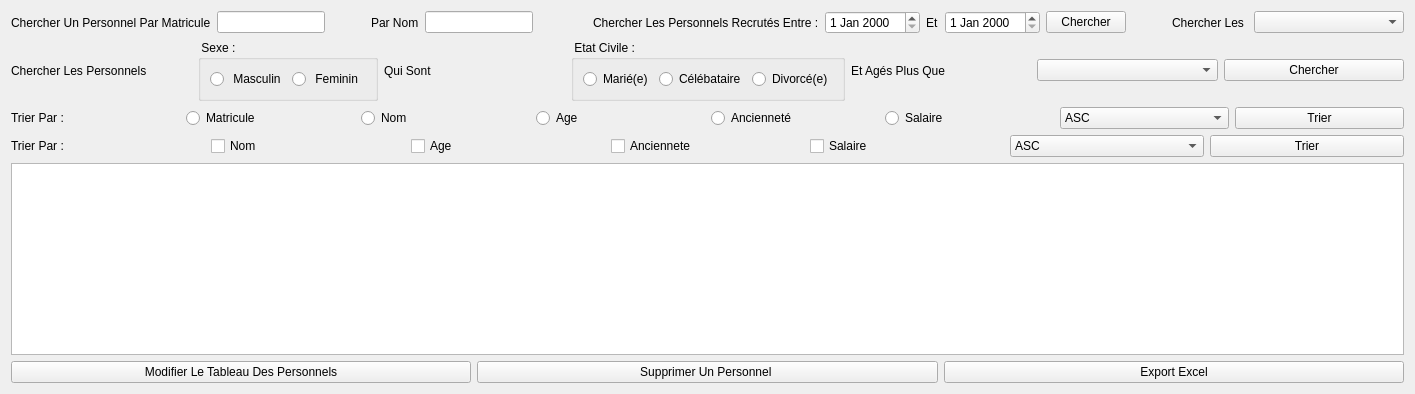
          <widget class="QWidget" name="afficherPers">
           <attribute name="title">
            <string>Afficher Les Personnels</string>
           </attribute>
           <layout class="QGridLayout" name="gridLayout_5">
            <item row="0" column="0">
             <layout class="QVBoxLayout" name="verticalLayout_5">
              <item>
               <layout class="QHBoxLayout" name="horizontalLayout_19">
                <item>
                 <layout class="QHBoxLayout" name="horizontalLayout_12">
                  <item>
                   <widget class="QLabel" name="label_24">
                    <property name="text">
                     <string>Chercher Un Personnel Par Matricule</string>
                    </property>
                   </widget>
                  </item>
                  <item>
                   <widget class="QLineEdit" name="matCh"/>
                  </item>
                 </layout>
                </item>
                <item>
                 <spacer name="horizontalSpacer_3">
                  <property name="orientation">
                   <enum>Qt::Horizontal</enum>
                  </property>
                  <property name="sizeHint" stdset="0">
                   <size>
                    <width>40</width>
                    <height>20</height>
                   </size>
                  </property>
                 </spacer>
                </item>
                <item>
                 <widget class="QLabel" name="label_5">
                  <property name="text">
                   <string>Par Nom</string>
                  </property>
                 </widget>
                </item>
                <item>
                 <widget class="QLineEdit" name="nomCh"/>
                </item>
                <item>
                 <spacer name="horizontalSpacer">
                  <property name="orientation">
                   <enum>Qt::Horizontal</enum>
                  </property>
                  <property name="sizeHint" stdset="0">
                   <size>
                    <width>54</width>
                    <height>20</height>
                   </size>
                  </property>
                 </spacer>
                </item>
                <item>
                 <layout class="QHBoxLayout" name="horizontalLayout_13">
                  <item>
                   <widget class="QLabel" name="label_27">
                    <property name="text">
                     <string>Chercher Les Personnels Recrutés Entre :</string>
                    </property>
                   </widget>
                  </item>
                  <item>
                   <widget class="QDateEdit" name="dateCh1"/>
                  </item>
                  <item>
                   <widget class="QLabel" name="label_28">
                    <property name="text">
                     <string>Et</string>
                    </property>
                   </widget>
                  </item>
                  <item>
                   <widget class="QDateEdit" name="dateCh2"/>
                  </item>
                  <item>
                   <widget class="QPushButton" name="chercherDate">
                    <property name="text">
                     <string>Chercher</string>
                    </property>
                   </widget>
                  </item>
                 </layout>
                </item>
                <item>
                 <spacer name="horizontalSpacer_2">
                  <property name="orientation">
                   <enum>Qt::Horizontal</enum>
                  </property>
                  <property name="sizeHint" stdset="0">
                   <size>
                    <width>40</width>
                    <height>20</height>
                   </size>
                  </property>
                 </spacer>
                </item>
                <item>
                 <layout class="QHBoxLayout" name="horizontalLayout_15">
                  <item>
                   <widget class="QLabel" name="label_29">
                    <property name="text">
                     <string>Chercher Les </string>
                    </property>
                   </widget>
                  </item>
                  <item>
                   <widget class="QComboBox" name="fonctionCh">
                    <item>
                     <property name="text">
                      <string/>
                     </property>
                    </item>
                    <item>
                     <property name="text">
                      <string>Chef De Departement</string>
                     </property>
                    </item>
                    <item>
                     <property name="text">
                      <string>Chef D'Unite</string>
                     </property>
                    </item>
                    <item>
                     <property name="text">
                      <string>Ingenieur</string>
                     </property>
                    </item>
                    <item>
                     <property name="text">
                      <string>Technicien</string>
                     </property>
                    </item>
                    <item>
                     <property name="text">
                      <string>Ouvrier</string>
                     </property>
                    </item>
                    <item>
                     <property name="text">
                      <string>Chercheur</string>
                     </property>
                    </item>
                    <item>
                     <property name="text">
                      <string>Commercial</string>
                     </property>
                    </item>
                    <item>
                     <property name="text">
                      <string/>
                     </property>
                    </item>
                    <item>
                     <property name="text">
                      <string/>
                     </property>
                    </item>
                   </widget>
                  </item>
                 </layout>
                </item>
               </layout>
              </item>
              <item>
               <layout class="QHBoxLayout" name="horizontalLayout_18">
                <item>
                 <widget class="QLabel" name="label_30">
                  <property name="text">
                   <string>Chercher Les Personnels </string>
                  </property>
                 </widget>
                </item>
                <item>
                 <widget class="QGroupBox" name="groupBox_8">
                  <property name="minimumSize">
                   <size>
                    <width>0</width>
                    <height>60</height>
                   </size>
                  </property>
                  <property name="maximumSize">
                   <size>
                    <width>200</width>
                    <height>16777215</height>
                   </size>
                  </property>
                  <property name="title">
                   <string> Sexe :</string>
                  </property>
                  <layout class="QHBoxLayout" name="horizontalLayout_16">
                   <item>
                    <widget class="QRadioButton" name="masculinCh">
                     <property name="text">
                      <string> Masculin</string>
                     </property>
                    </widget>
                   </item>
                   <item>
                    <widget class="QRadioButton" name="femininCh">
                     <property name="text">
                      <string> Feminin</string>
                     </property>
                    </widget>
                   </item>
                  </layout>
                 </widget>
                </item>
                <item>
                 <widget class="QLabel" name="label_31">
                  <property name="text">
                   <string>Qui Sont</string>
                  </property>
                 </widget>
                </item>
                <item>
                 <widget class="QGroupBox" name="groupBox_13">
                  <property name="title">
                   <string> Etat Civile :</string>
                  </property>
                  <layout class="QHBoxLayout" name="horizontalLayout_17">
                   <item>
                    <widget class="QRadioButton" name="marieCh">
                     <property name="text">
                      <string>Marié(e)</string>
                     </property>
                    </widget>
                   </item>
                   <item>
                    <widget class="QRadioButton" name="celebCh">
                     <property name="text">
                      <string>Célébataire</string>
                     </property>
                    </widget>
                   </item>
                   <item>
                    <widget class="QRadioButton" name="divorceCh">
                     <property name="text">
                      <string>Divorcé(e)</string>
                     </property>
                    </widget>
                   </item>
                  </layout>
                 </widget>
                </item>
                <item>
                 <widget class="QLabel" name="label_32">
                  <property name="text">
                   <string>Et Agés Plus Que</string>
                  </property>
                 </widget>
                </item>
                <item>
                 <widget class="QComboBox" name="ageCh">
                  <item>
                   <property name="text">
                    <string/>
                   </property>
                  </item>
                  <item>
                   <property name="text">
                    <string>18</string>
                   </property>
                  </item>
                  <item>
                   <property name="text">
                    <string>19</string>
                   </property>
                  </item>
                  <item>
                   <property name="text">
                    <string>20</string>
                   </property>
                  </item>
                  <item>
                   <property name="text">
                    <string>21</string>
                   </property>
                  </item>
                  <item>
                   <property name="text">
                    <string>22</string>
                   </property>
                  </item>
                  <item>
                   <property name="text">
                    <string>23</string>
                   </property>
                  </item>
                  <item>
                   <property name="text">
                    <string>24</string>
                   </property>
                  </item>
                  <item>
                   <property name="text">
                    <string>25</string>
                   </property>
                  </item>
                  <item>
                   <property name="text">
                    <string>30</string>
                   </property>
                  </item>
                  <item>
                   <property name="text">
                    <string>35</string>
                   </property>
                  </item>
                  <item>
                   <property name="text">
                    <string>40</string>
                   </property>
                  </item>
                  <item>
                   <property name="text">
                    <string>45</string>
                   </property>
                  </item>
                  <item>
                   <property name="text">
                    <string>50</string>
                   </property>
                  </item>
                  <item>
                   <property name="text">
                    <string>55</string>
                   </property>
                  </item>
                  <item>
                   <property name="text">
                    <string>60</string>
                   </property>
                  </item>
                  <item>
                   <property name="text">
                    <string>65</string>
                   </property>
                  </item>
                 </widget>
                </item>
                <item>
                 <widget class="QPushButton" name="chercherTripleC">
                  <property name="text">
                   <string>Chercher</string>
                  </property>
                 </widget>
                </item>
               </layout>
              </item>
             </layout>
            </item>
            <item row="2" column="0">
             <layout class="QHBoxLayout" name="horizontalLayout_23">
              <item>
               <widget class="QLabel" name="label_25">
                <property name="text">
                 <string>Trier Par :</string>
                </property>
               </widget>
              </item>
              <item>
               <widget class="QCheckBox" name="nomT_2">
                <property name="text">
                 <string>Nom</string>
                </property>
               </widget>
              </item>
              <item>
               <widget class="QCheckBox" name="ageT_2">
                <property name="text">
                 <string>Age</string>
                </property>
               </widget>
              </item>
              <item>
               <widget class="QCheckBox" name="ancienneteT_2">
                <property name="text">
                 <string>Anciennete</string>
                </property>
                <property name="tristate">
                 <bool>false</bool>
                </property>
               </widget>
              </item>
              <item>
               <widget class="QCheckBox" name="salaireT_2">
                <property name="text">
                 <string>Salaire</string>
                </property>
               </widget>
              </item>
              <item>
               <widget class="QComboBox" name="AD_2">
                <item>
                 <property name="text">
                  <string>ASC</string>
                 </property>
                </item>
                <item>
                 <property name="text">
                  <string>DESC</string>
                 </property>
                </item>
               </widget>
              </item>
              <item>
               <widget class="QPushButton" name="trierM">
                <property name="text">
                 <string>Trier</string>
                </property>
               </widget>
              </item>
             </layout>
            </item>
            <item row="4" column="0">
             <layout class="QHBoxLayout" name="horizontalLayout_5">
              <item>
               <widget class="QPushButton" name="modifierPers">
                <property name="styleSheet">
                 <string notr="true">&lt;button type=&quot;button&quot; class=&quot;btn btn-dark&quot;&gt;Dark&lt;/button&gt;</string>
                </property>
                <property name="text">
                 <string>Modifier Le Tableau Des Personnels</string>
                </property>
                <property name="checkable">
                 <bool>true</bool>
                </property>
                <property name="checked">
                 <bool>false</bool>
                </property>
               </widget>
              </item>
              <item>
               <widget class="QPushButton" name="supprimerPers">
                <property name="enabled">
                 <bool>true</bool>
                </property>
                <property name="text">
                 <string>Supprimer Un Personnel </string>
                </property>
               </widget>
              </item>
              <item>
               <widget class="QPushButton" name="exportExcel">
                <property name="text">
                 <string>Export Excel</string>
                </property>
               </widget>
              </item>
             </layout>
            </item>
            <item row="3" column="0">
             <widget class="QTableView" name="tablePers"/>
            </item>
            <item row="1" column="0">
             <layout class="QHBoxLayout" name="horizontalLayout_22">
              <item>
               <widget class="QLabel" name="label_23">
                <property name="text">
                 <string>Trier Par :</string>
                </property>
               </widget>
              </item>
              <item>
               <widget class="QRadioButton" name="matT">
                <property name="text">
                 <string>Matricule</string>
                </property>
               </widget>
              </item>
              <item>
               <widget class="QRadioButton" name="nomT">
                <property name="text">
                 <string>Nom</string>
                </property>
               </widget>
              </item>
              <item>
               <widget class="QRadioButton" name="ageT">
                <property name="text">
                 <string>Age</string>
                </property>
               </widget>
              </item>
              <item>
               <widget class="QRadioButton" name="ancienneteT">
                <property name="text">
                 <string>Ancienneté</string>
                </property>
               </widget>
              </item>
              <item>
               <widget class="QRadioButton" name="salaireT">
                <property name="text">
                 <string>Salaire</string>
                </property>
               </widget>
              </item>
              <item>
               <widget class="QComboBox" name="AD">
                <item>
                 <property name="text">
                  <string>ASC</string>
                 </property>
                </item>
                <item>
                 <property name="text">
                  <string>DESC</string>
                 </property>
                </item>
               </widget>
              </item>
              <item>
               <widget class="QPushButton" name="trier">
                <property name="text">
                 <string>Trier</string>
                </property>
               </widget>
              </item>
             </layout>
            </item>
           </layout>
          </widget>
